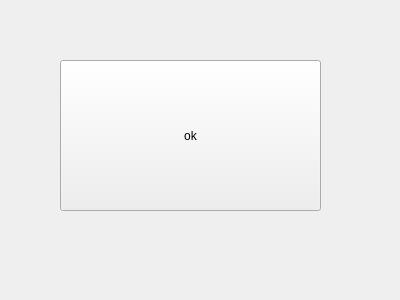
<?xml version="1.0" encoding="UTF-8"?>
<ui version="4.0">
 <class>Form</class>
 <widget class="QWidget" name="Form">
  <property name="geometry">
   <rect>
    <x>0</x>
    <y>0</y>
    <width>400</width>
    <height>300</height>
   </rect>
  </property>
  <property name="windowTitle">
   <string>Form</string>
  </property>
  <widget class="QPushButton" name="pushButton">
   <property name="geometry">
    <rect>
     <x>60</x>
     <y>60</y>
     <width>261</width>
     <height>151</height>
    </rect>
   </property>
   <property name="text">
    <string>ok</string>
   </property>
  </widget>
 </widget>
 <resources/>
 <connections/>
</ui>
